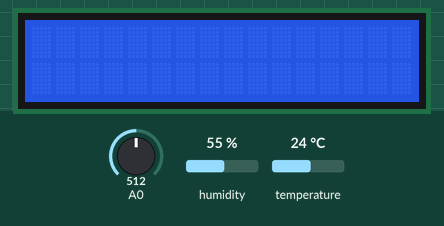
Simulated run of this program. Board: Arduino Uno, built with avr-gcc and run on an emulated ATmega328P. Shown: 16×2 character LCD. The inputs (shaded band) are chosen by the test bench; at power-on: A0 = 512, humidity 55 %, temperature 24 °C. What the program prints to the serial monitor is not drawn.

Above: at 1.2 s.
1.3 s: A0 set to 913
At 14.4 s:
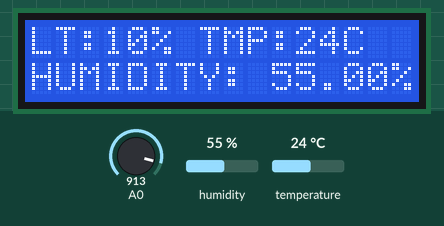
15.3 s: A0 set to 936
At 23.8 s:
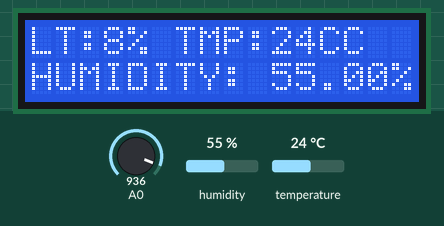
24.6 s: humidity set to 22 %
At 36.0 s:
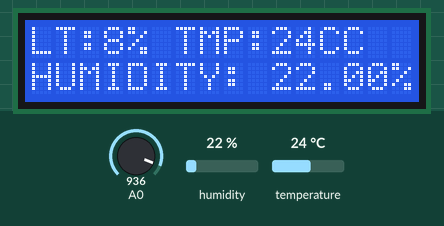
36.7 s: temperature set to 12 °C
At 42.5 s:
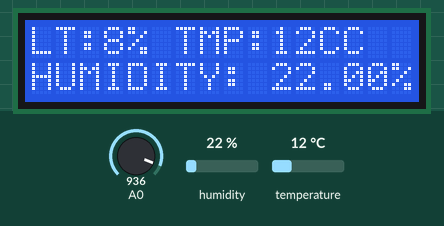
49.8 s: A0 set to 900
At 56.3 s:
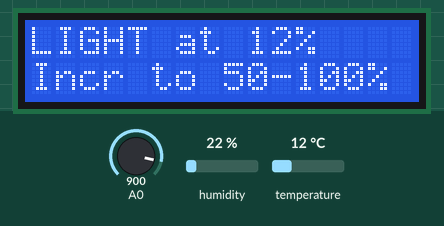
58.8 s: humidity set to 88 %
At 71.7 s:
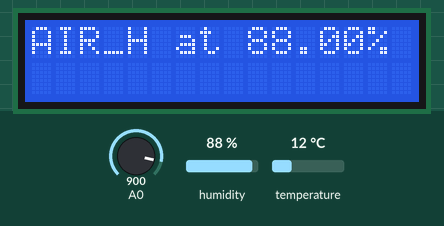
Timing chart, 0 to 73.2 s (numbered marks = the images above; inputs shaded):
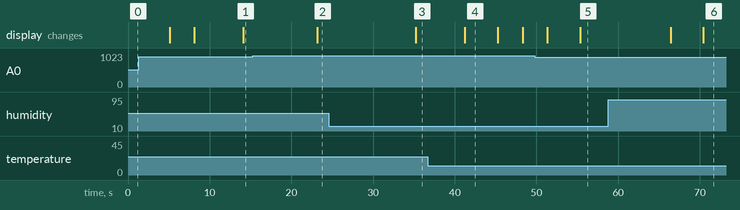

Measured:
- the behaviour switches between 920 and 921 on A0 (found by bisection; images 1 and 2)
- after the input at 15.3 s, the display: changes after 7.9 s (image 2)
- after the input at 24.6 s, the display: changes after 10.6 s (image 3)
- after the input at 49.8 s, the display: first differs from a run without the input after 5.6 s (image 5)
- after the input at 58.8 s, the display: first differs from a run without the input after 11.6 s (image 6)
- what the display in image 4 shows lasts 4.1 s, from 41.2 s to 45.3 s

The program:

main.cpp
```cpp
/***********************************************************************************/
// Program header

// Project: 	Arduino - Environment Monitor
// Authors:		Muhoza Olivier Tuyishime, Tagne Nzeuguem Igor Laurel
/***********************************************************************************/
// Hardware definitions

// Arduino Uno R3
// DHT11                            - on D2
// KY-018 photoresistor             - on A0
// LCD 16X2 I2C                     - on SDA, SCL
/***********************************************************************************/
// Libraries

#include <LCD.h>
#include <LightSensor.h>
#include <AirTempSensor.h>
#include <AirHumiditySensor.h>

#include <System.h>

/***********************************************************************************/
// Constant definitions

#define LIGHT_C A0
#define SOIL_C A5
#define DHT_C 2
/***********************************************************************************/
// Global variables

LightSensor* lightSensor; // light sensor
AirTempSensor* airTempSensor; // air temperature sensor
AirHumiditySensor* airHumiditySensor; // air humidity sensor

LCD* lcd; // LCD object
System* arduino; // system object
/***********************************************************************************/
// Setup

void setup() {
    Serial.begin(9600); // start serial communication
    pinMode(DHT_C, INPUT); // set DHT11 pin as input

    lcd = new LCD(); // initialize LCD
    airTempSensor = new AirTempSensor(DHT_C, Range<byte>(20, 30)); // initialize air temperature sensor with critical temperature value range of 20-30°C
    airHumiditySensor = new AirHumiditySensor(DHT_C, Range<byte>(20, 80)); // initialize air humidity sensor with critical humidity percentage range of 20-80%
    lightSensor = new LightSensor(LIGHT_C, Range<byte>(50, 100)); // initialize light sensor with critical light percentage range of 50-100%

    arduino = new System(lcd, lightSensor, airHumiditySensor, airTempSensor); // initialize system object
}
/***********************************************************************************/
// Loop

void loop() {
    // airTempSensor->readSensor(); // read from air temperature sensor
    // airHumiditySensor->readSensor(); // read from air humidity sensor
    // lightSensor->readSensor(); // read from light sensor
    // delay(1000); // wait for a second
    arduino->printSensors(); // print sensor values on LCD
    arduino->printDetails(); // print critical values on LCD
}
/***********************************************************************************/
```
